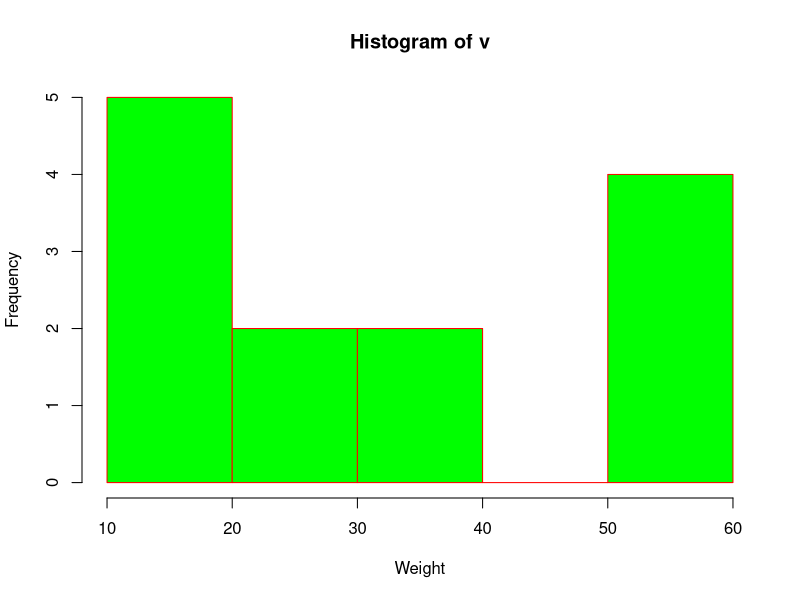
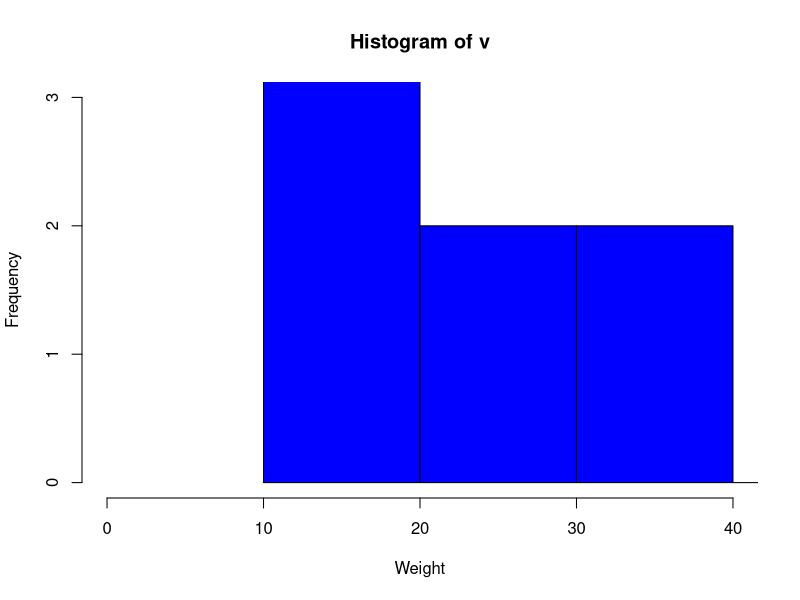

The R source for these figures, in order:
# Histogram

#A histogram is a type of bar chart which shows the frequency
#the number of values which are compared with a set of values
#The histogram is used for the distribution, whereas a bar chart
#used for comparing different entities. In the histogram,
#each bar represents the height of the number of values present
#in the given range.


#For creating a histogram, R provides hist() function.
#syntax: hist(v,main,xlab,ylab, xlim, ylim, breaks,col, border)
# Parameter Description
#v : It is a vector that contains numeric values.
#main :  It indicates the title of the chart.
#col: It is used to set the color of the bars.
#border :  It is used to set the border color of each bar.
#xlab : It is used to describe the x-axis.
#ylab :It is used to describe the y-axis.
#xlim :It is used to specify the range of values on the x-axis.
#ylim :It is used to specify the range of values on the y-axis.
#breaks: It is used to mention the width of each bar.
library("graphics")
v<-c(12,24,16,38,21,13,55,17,39,10,60,59,58)
hist(v,xlab="Weight",ylab="Frequency",col="green",border="red")

#Use of xlim & ylim parameter

hist(v,xlab="Weight",ylab="Frequency",col="blue",
     border = "black",xlim = c(0,40),ylim = c(0,3),
     breaks = 5)
